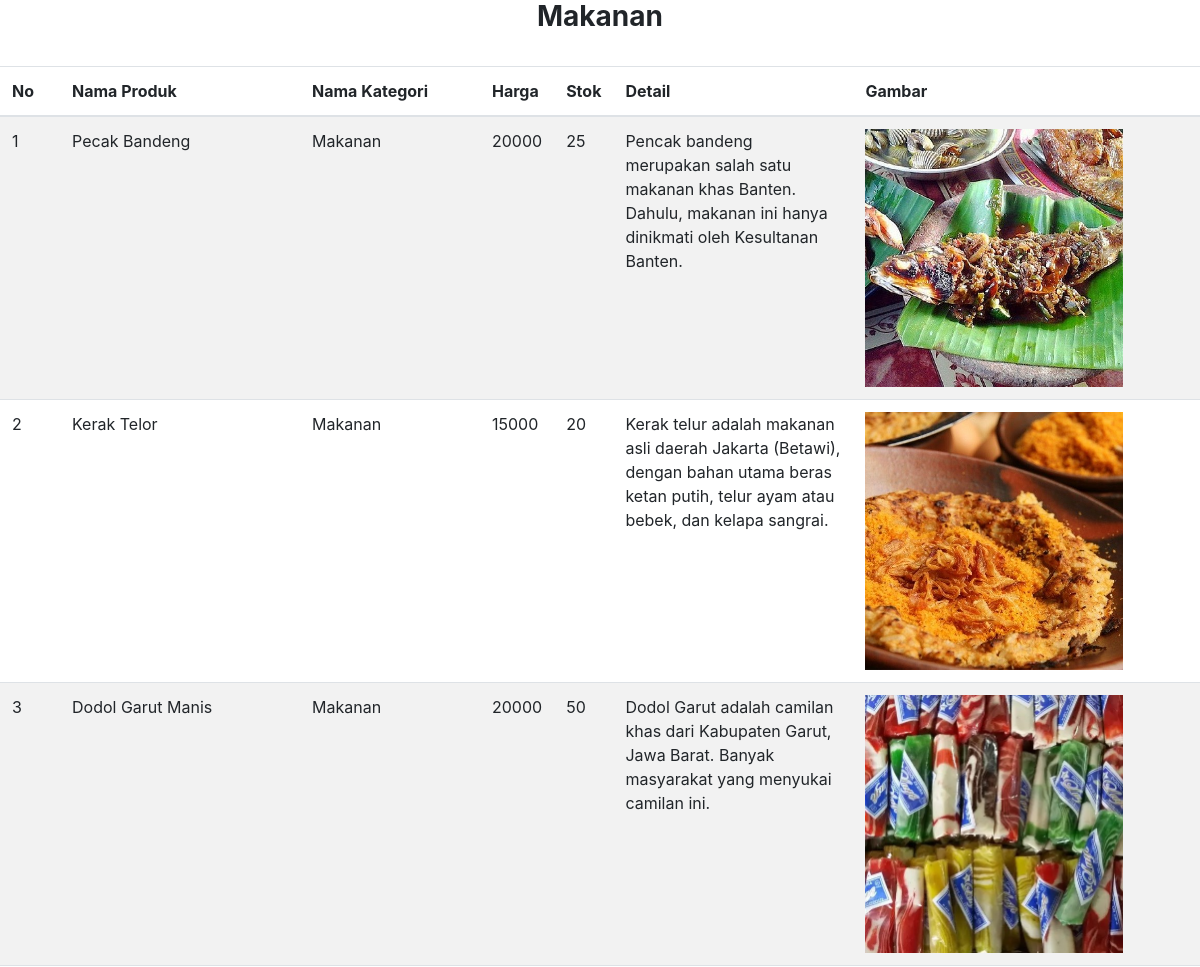
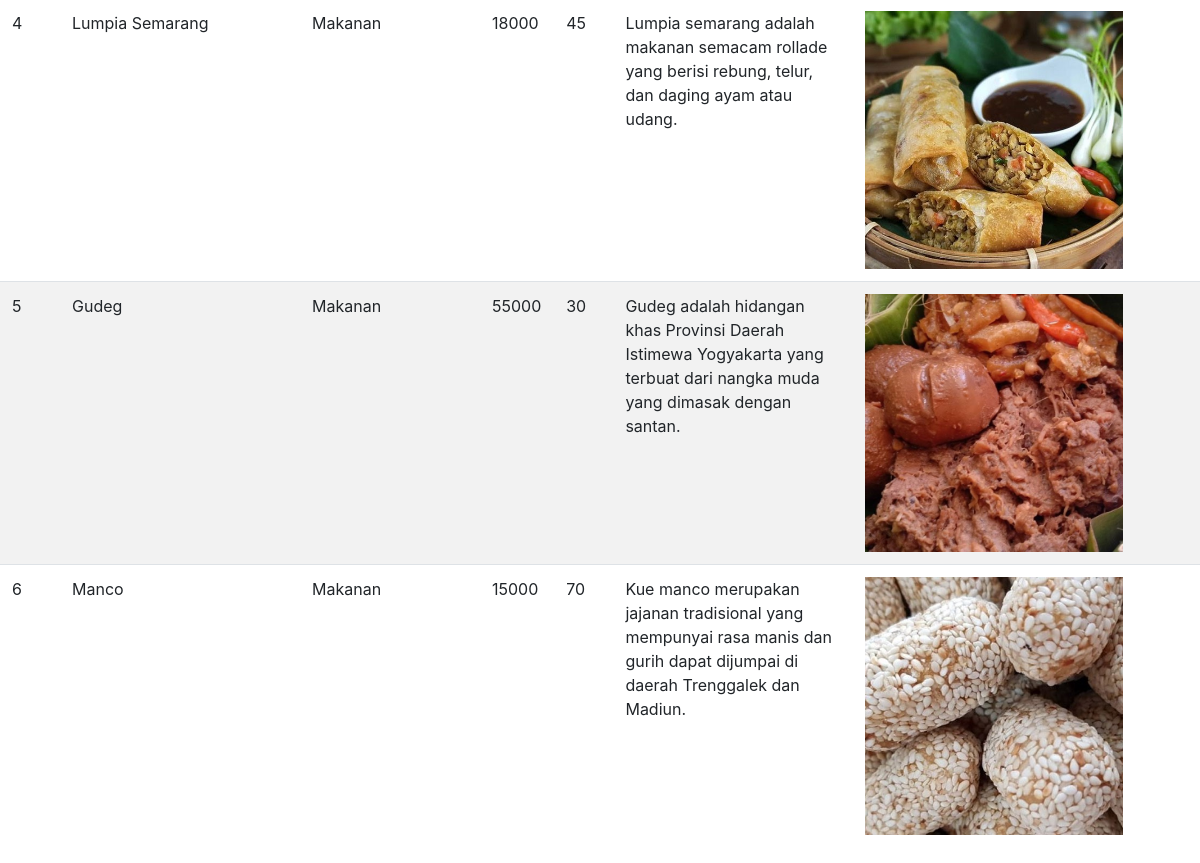
The page /content/kategori_makanan.php on the database its author committed (2 pictures, top to bottom).
### tables this page shows
CREATE TABLE `produk` (
  `id` int(11) NOT NULL,
  `kat_id` int(11) NOT NULL,
  `nama_produk` varchar(30) NOT NULL,
  `harga` int(50) NOT NULL,
  `stok` int(50) NOT NULL,
  `detail` text NOT NULL,
  `gambar` varchar(30) NOT NULL
);

CREATE TABLE `kategori` (
  `id` int(11) NOT NULL,
  `nama_kategori` varchar(30) NOT NULL
);

### content/kategori_makanan.php (the view, shortened to what this page needs)
<!DOCTYPE html>
<html>
<head>
  <link rel="stylesheet" href="css/bootstrap.min.css"/>
</head>
<body>
  <h3 class="text-center font-weight-bold">Makanan</h3>
  <br/>
  <table class="table table-striped">
    <thead>
      <tr>
        <th width="5%">No</th>
        <th width="20%">Nama Produk </th>
        <th width="15%">Nama Kategori</th>
        <th>Harga</th>
        <th>Stok</th>
        <th width="20%">Detail</th>
        <th>Gambar</th>
      </tr>
    </thead>
    <tbody>
    <?php
      $sql  = "SELECT p.id, p.kat_id, p.nama_produk, p.harga, p.stok, p.detail, p.gambar, k.nama_kategori FROM produk p INNER JOIN kategori k ON k.id = p.kat_id WHERE k.id ='1'";
      $data = mysqli_query($conn, $sql);
      $no   = (int)1;
      foreach ($data as $rows): ?>
      <tr>
        <td><?php echo $no++; ?></td>
        <td><?php echo $rows['nama_produk'] ?></td>
        <td><?php echo $rows['nama_kategori'] ?></td>
        <td><?php echo $rows['harga'] ?></td>
        <td><?php echo $rows['stok'] ?></td>
        <td><?php echo $rows['detail'] ?></td>
        <td><img src="images/<?php echo $rows['gambar'] ?>" width="80%"></td>
      </tr>
      <?php endforeach ?>
    </tbody>
  </table>
  <link rel="stylesheet" href="css/bootstrap.min.css"/>
</body>
</html>

### rows shown on the page
produk: nama_produk "Pecak Bandeng", kat.nama_kategori "Makanan", harga "20000", stok "25", detail "Pencak bandeng merupakan salah satu makanan khas Banten. Dahulu, makanan ini hanya dinikmati oleh Kesultanan Banten.", gambar (picture)
produk: nama_produk "Kerak Telor", kat.nama_kategori "Makanan", harga "15000", stok "20", detail "Kerak telur adalah makanan asli daerah Jakarta (Betawi), dengan bahan utama beras ketan putih, telur ayam atau bebek, dan kelapa sangrai.", gambar (picture)
produk: nama_produk "Dodol Garut Manis", kat.nama_kategori "Makanan", harga "20000", stok "50", detail "Dodol Garut adalah camilan khas dari Kabupaten Garut, Jawa Barat. Banyak masyarakat yang menyukai camilan ini.", gambar (picture)
produk: nama_produk "Lumpia Semarang", kat.nama_kategori "Makanan", harga "18000", stok "45", detail "Lumpia semarang adalah makanan semacam rollade yang berisi rebung, telur, dan daging ayam atau udang.", gambar (picture)
produk: nama_produk "Gudeg", kat.nama_kategori "Makanan", harga "55000", stok "30", detail "Gudeg adalah hidangan khas Provinsi Daerah Istimewa Yogyakarta yang terbuat dari nangka muda yang dimasak dengan santan.", gambar (picture)
produk: nama_produk "Manco", kat.nama_kategori "Makanan", harga "15000", stok "70", detail "Kue manco merupakan jajanan tradisional yang mempunyai rasa manis dan gurih dapat dijumpai di daerah Trenggalek dan Madiun.", gambar (picture)
